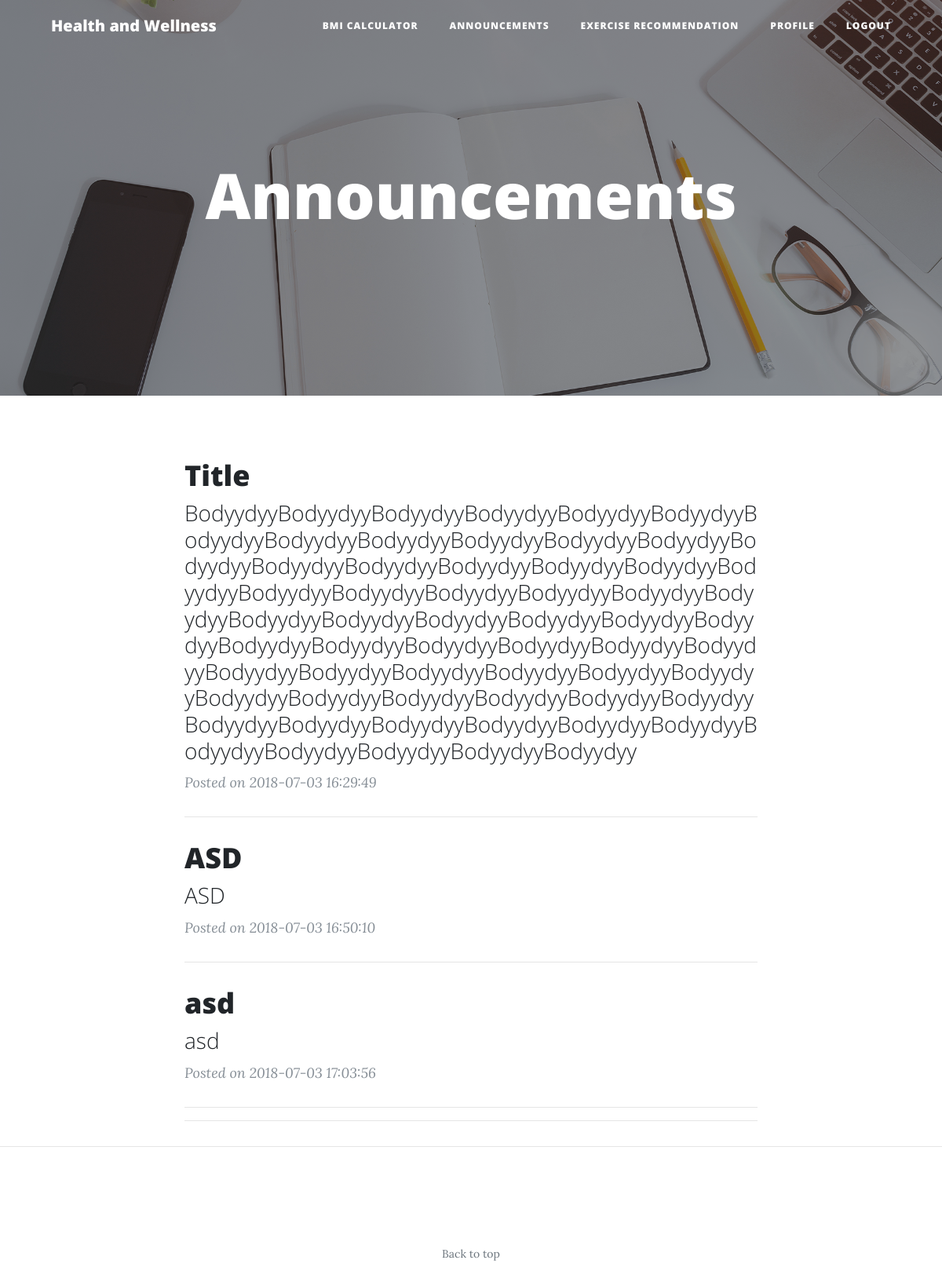
The app's page /announcementsuser.php with its own data.
### tables this page shows
CREATE TABLE `announcements` (
  `a_id` int(11) NOT NULL,
  `title` varchar(255) NOT NULL,
  `body` varchar(2225) NOT NULL,
  `timesubmitted` varchar(255) NOT NULL
);

### announcementsuser.php (the view, shortened to what this page needs)
<?php
  require_once('config.php');
?>
<!DOCTYPE html>
<html lang="en">
  <head>
    <link href="vendor/bootstrap/css/bootstrap.min.css" rel="stylesheet">
    <link href="vendor/font-awesome/css/font-awesome.min.css" rel="stylesheet" type="text/css">
    <link href="css/announcement.css" rel="stylesheet">
  </head>
  <body>
    <nav class="navbar navbar-expand-lg navbar-light fixed-top" id="mainNav">
      <div class="container">
        <a class="navbar-brand" href="index.html">Health and Wellness</a>
        <div class="collapse navbar-collapse" id="navbarResponsive">
          <ul class="navbar-nav ml-auto">
            <li class="nav-item ">
              <a class="nav-link" href="bmiCalc.php">BMI Calculator</a>
            </li>
            <li class="nav-item">
              <a class="nav-link" href="announcementsuser.php">Announcements</a>
            </li>
            <li class="nav-item ">
              <a class="nav-link" href="exerciseRecommend.php">Exercise Recommendation</a>
            </li>
            <li class="nav-item active">
              <a class="nav-link" href="profile.php">Profile<span class="sr-only">(current)</span></a>
            </li>
            <li class="nav-item ">
              <a class="nav-link" href="userlogout.php">Logout</a>
            </li>
          </ul>
        </div>
      </div>
    </nav>
    <header class="masthead" style="background-image: url('img/home-bg.jpg')">
      <div class="overlay"></div>
      <div class="container">
        <div class="row">
          <div class="col-lg-8 col-md-10 mx-auto">
            <div class="site-heading">
              <h1>Announcements</h1>
            </div>
          </div>
        </div>
      </div>
    </header>
    <div class="container">
      <div class="row">
        <div class="col-lg-8 col-md-10 mx-auto contents">
          <?php
              $result = $con->query("SELECT * FROM announcements");
              while($row = mysqli_fetch_array($result,MYSQLI_ASSOC)){
              echo
              '<div class="post-preview">
                  <a href="#">
                    <h2 class="post-title">
                       '.$row['title'].'
                    </h2>
                    <h3 class="post-subtitle">
                      '.$row['body'].'
                    </h3>
                  </a>
                  <p class="post-meta">Posted on '.$row['timesubmitted'].'</p>
                  </div><hr>';
      }
      ?>
          <hr>
        </div>
      </div>
    </div>
    <hr>
    <footer>
      <div class="container">
        <div class="row">
          <div class="col-lg-8 col-md-10 mx-auto">
            <ul class="list-inline text-center">
              <li class="list-inline-item">
                <a href="#">
              </li>
            </ul>
            <p class="copyright text-muted">Back to top</p>
          </div>
        </div>
      </div>
    </footer>
  </body>
</html>

### css/announcement.css (style rules this page uses)
body { font-size: 20px; color: #212529; font-family: 'Lora', 'Times New Roman', serif; }
p { line-height: 1.5; margin: 30px 0; }
h1, h2, h3, h4, h5, h6 { font-weight: 800; font-family: 'Open Sans', 'Helvetica Neue', Helvetica, Arial, sans-serif; }
a { color: #212529; -webkit-transition: all 0.2s; -moz-transition: all 0.2s; transition: all 0.2s; }
#mainNav { position: absolute; border-bottom: 1px solid #e9ecef; background-color: white; font-family: 'Open Sans', 'Helvetica Neue', Helvetica, Arial, sans-serif; }
#mainNav .navbar-brand { font-weight: 800; color: #343a40; }
#mainNav .navbar-nav > li.nav-item > a { font-size: 12px; font-weight: 800; letter-spacing: 1px; text-transform: uppercase; }
@media only screen and (min-width: 992px) { #mainNav { border-bottom: 1px solid transparent; background: transparent; } }
@media only screen and (min-width: 992px) { #mainNav .navbar-brand { padding: 10px 20px; color: #fff; } }
@media only screen and (min-width: 992px) { #mainNav .navbar-nav > li.nav-item > a { padding: 10px 20px; color: #fff; } }
@media only screen and (min-width: 992px) { #mainNav { -webkit-transition: background-color 0.2s; -moz-transition: background-color 0.2s; transition: background-color 0.2s; -webkit-transform: translate3d(0, 0, 0); -moz-transform: translate3d(0, 0, 0); -ms-transform: translate3d(0, 0, 0); -o-transform: translate3d(0, 0, 0); transform: translate3d(0, 0, 0); -webkit-backface-visibility: hidden; } }
header.masthead { margin-bottom: 50px; background: no-repeat center center; background-color: #868e96; background-attachment: scroll; position: relative; -webkit-background-size: cover; -moz-background-size: cover; -o-background-size: cover; background-size: cover; }
header.masthead .overlay { position: absolute; top: 0; left: 0; height: 100%; width: 100%; background-color: #212529; opacity: 0.5; }
header.masthead .page-heading, header.masthead .post-heading, header.masthead .site-heading { padding: 200px 0 150px; color: white; }
@media only screen and (min-width: 768px) { header.masthead .page-heading, header.masthead .post-heading, header.masthead .site-heading { padding: 200px 0; } }
header.masthead .page-heading, header.masthead .site-heading { text-align: center; }
header.masthead .page-heading h1, header.masthead .site-heading h1 { font-size: 50px; margin-top: 0; }
@media only screen and (min-width: 768px) { header.masthead .page-heading h1, header.masthead .site-heading h1 { font-size: 80px; } }
.post-preview > a { color: #212529; }
.post-preview > a > .post-title { font-size: 30px; margin-top: 30px; margin-bottom: 10px; }
.post-preview > a > .post-subtitle { font-weight: 300; margin: 0 0 10px; }
.post-preview > .post-meta { font-size: 18px; font-style: italic; margin-top: 0; color: #868e96; }
@media only screen and (min-width: 768px) { .post-preview > a > .post-title { font-size: 36px; } }
footer { padding: 50px 0 65px; }
footer .list-inline { margin: 0; padding: 0; }
footer .copyright { font-size: 14px; margin-bottom: 0; text-align: center; }
.contents h3 { word-wrap: break-word; }

### records on screen
announcements: title "Title", body "BodyydyyBodyydyyBodyydyyBodyydyyBodyydyyBodyydyyBodyydyyBodyydyyBodyydyyBodyydyyBodyydyyBodyydyyBodyydyyBodyydyyBodyydyyBodyydyyBodyydyyBodyydyyBodyydyyBodyydyyBodyydyyBodyydyyBodyydyyBodyydyyBodyydyyBodyydyyBodyydyyBodyydyyBodyydyyBodyydyyBodyydyyBodyydyyBodyydyyBodyydyyBodyydyyBodyydyyBodyydyyBodyydyyBodyydyyBodyydyyBodyydyyBodyydyyBodyydyyBodyydyyBodyydyyBodyydyyBodyydyyBodyydyyBodyydyyBodyydyyBodyydyyBodyydyyBodyydyyBodyydyyBodyydyyBodyydyyBodyydyyBodyydyyBodyydyyBodyydyy", timesubmitted "2018-07-03 16:29:49"
announcements: title "ASD", body "ASD", timesubmitted "2018-07-03 16:50:10"
announcements: title "asd", body "asd", timesubmitted "2018-07-03 17:03:56"
